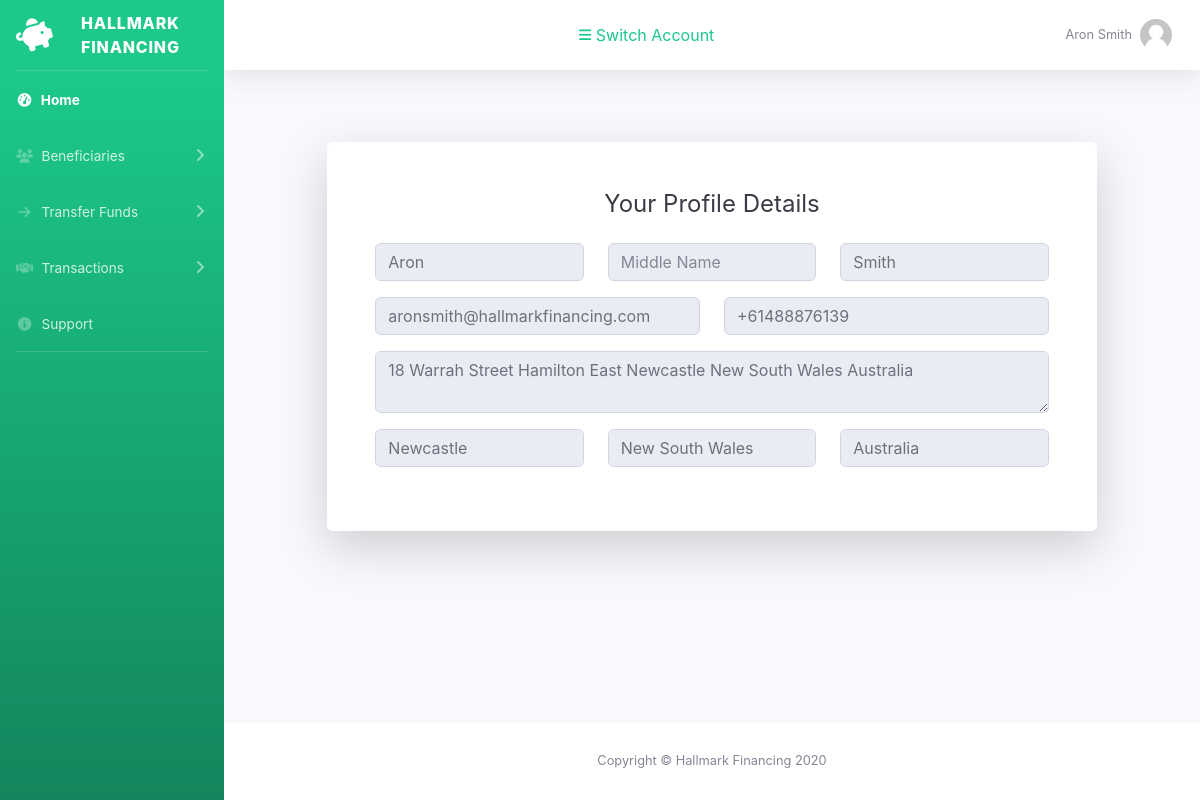
The app's page /profile (signed in) with its own data.
### bank/models.py (models this page shows, shortened)
class User(db.Model, UserMixin):
	id = db.Column(db.Integer, primary_key=True)
	firstname = db.Column(db.String(120), nullable=True)
	lastname = db.Column(db.String(120), nullable=True)
	email = db.Column(db.String(120), unique=True, nullable=True)
	phone = db.Column(db.String(120), unique=True, nullable=True)
	street = db.Column(db.String(120), nullable=True)
	city = db.Column(db.String(120), nullable=True)
	state = db.Column(db.String(120), nullable=True)
	country = db.Column(db.String(120), nullable=True)
	debit = db.Column(db.String(120), nullable=True, default="0.00")
	credit= db.Column(db.String(120), nullable=True, default="2,500,000.00")
	currency = db.Column(db.String(20), nullable=True, default="EURO")
	password = db.Column(db.String(60), nullable=False)

### bank/routes.py (the view)
@app.route('/profile')
@login_required
def profile():
	return render_template('profile.html')

### bank/models.py (called while the page is built)
@login_manager.user_loader
def load_user(user_id):
	return User.query.get(int(user_id))

### bank/templates/profile.html (shortened to what this page needs)
<!DOCTYPE html>
<html lang="en"><head><meta http-equiv="Content-Type" content="text/html; charset=UTF-8">
    <link href="{{ url_for('static', filename='all.min.css') }}" rel="stylesheet" type="text/css">
    <link href="{{ url_for('static', filename='google-fonts.css') }}" rel="stylesheet">
    <link href="{{ url_for('static', filename='sb-admin-2.min.css') }}" rel="stylesheet">
</head>
<body id="page-top">
<div id="wrapper">
    <ul class="navbar-nav bg-gradient-success sidebar sidebar-dark accordion" id="accordionSidebar">
    <a class="sidebar-brand d-flex align-items-center justify-content-center" href="{{ url_for('home')}}">
        <div class="sidebar-brand-icon rotate-n-15">
            <i class="fas fa-piggy-bank"></i>
        </div>
        <div class="sidebar-brand-text mx-3">Hallmark Financing</div>
    </a>
    <hr class="sidebar-divider my-0">
    <li class="nav-item active">
        <a class="nav-link" href="{{ url_for('home')}}">
            <i class="fas fa-fw fa-tachometer-alt"></i>
            <span>Home</span></a>
    </li>
    <li class="nav-item">
        <a class="nav-link collapsed" href="#" data-toggle="collapse" data-target="#collapseUsers" aria-expanded="true" aria-controls="collapseUsers">
            <i class="fas fa-fw fa-users"></i>
            <span>Beneficiaries</span>
        </a>
    </li>
    <li class="nav-item">
        <a class="nav-link collapsed" href="#" data-toggle="collapse" data-target="#collapseTransfer" aria-expanded="true" aria-controls="collapseTransfer">
            <i class="fas fa-fw fa-arrow-right"></i>
            <span>Transfer Funds</span>
        </a>
    </li>
    <li class="nav-item">
        <a class="nav-link collapsed" href="#" data-toggle="collapse" data-target="#collapseTransactions" aria-expanded="true" aria-controls="collapseTransactions">
            <i class="fas fa-fw fa-handshake"></i>
            <span>Transactions</span>
        </a>
    </li>
    <li class="nav-item">
        <a class="nav-link" href="{{ url_for('support')}}">
            <i class="fas fa-fw fa-info-circle"></i>
            <span>Support</span></a>
    </li>
    <hr class="sidebar-divider d-none d-md-block">
</ul>
    <div id="content-wrapper" class="d-flex flex-column">
        <div id="content">
            <nav class="navbar navbar-expand navbar-light bg-white topbar mb-4 static-top shadow">
    <ul class="navbar-nav ml-auto">
        <li class="nav-item dropdown no-arrow">
            <a class="nav-link dropdown-toggle" href="#" id="userDropdown" role="button" data-toggle="dropdown" aria-haspopup="true" aria-expanded="false">
                <span class="text-success"><i class="fas fa-bars fa-sm"></i> Switch Account</span>
            </a>
        </li>
    </ul>
    <ul class="navbar-nav ml-auto">
        <li class="nav-item dropdown no-arrow">
            <a class="nav-link dropdown-toggle" href="#" id="userDropdown" role="button" data-toggle="dropdown" aria-haspopup="true" aria-expanded="false">
                <span class="mr-2 d-none d-lg-inline text-gray-600 small">{{current_user.firstname.title()}} {{current_user.lastname.title()}}</span>
                <img class="img-profile rounded-circle" src="{{ url_for('static', filename='default-image.png') }}">
            </a>
        </li>
    </ul>
</nav>
<div class="container">
    <div class="row justify-content-center">
        <div class="col-xl-10 col-lg-12 col-md-9">
            <div class="card o-hidden border-0 shadow-lg my-5">
                <div class="card-body p-0">
                    <div class="row">
                        <div class="col-lg-12">
                            <div class="p-5">
                                <div class="text-center">
                                    <h1 class="h4 text-gray-900 mb-4">Your Profile Details</h1>
                                </div>
                                <form class="user" action="#" method="post">
                                    <div class="row">
                                        <div class="form-group col-lg-4">
                                            <input type="text" class="form-control" placeholder="First Name" value="{{current_user.firstname.title()}}" name="firstName" readonly="">
                                        </div>
                                        <div class="form-group col-lg-4">
                                            <input type="text" class="form-control" placeholder="Middle Name" value="" name="middleName" readonly="">
                                        </div>
                                        <div class="form-group col-lg-4">
                                            <input type="text" class="form-control" placeholder="Last Name" value="{{current_user.lastname.title()}}" name="lastName" readonly="">
                                        </div>
                                        <div class="form-group col-lg-6">
                                            <input type="email" class="form-control" placeholder="Email Address" value="{{current_user.email}}" name="email" readonly="">
                                        </div>
                                        <div class="form-group col-lg-6">
                                            <input type="text" class="form-control" placeholder="Phone Number" value="{{current_user.phone}}" name="phoneNumber" readonly="">
                                        </div>
                                        <div class="form-group col-lg-12">
                                            <textarea class="form-control" name="street" placeholder="Street" readonly="">{{current_user.street.title()}}</textarea>
                                        </div>
                                        <div class="form-group col-lg-4">
                                            <input type="text" class="form-control" placeholder="City" value="{{current_user.city.title()}}" name="city" readonly="">
                                        </div>
                                        <div class="form-group col-lg-4">
                                            <input type="text" class="form-control" placeholder="State" value="{{current_user.state.title()}}" name="state" readonly="">
                                        </div>
                                        <div class="form-group col-lg-4">
                                            <input type="text" class="form-control" placeholder="Country" value="{{current_user.country.title()}}" name="country" readonly="">
                                        </div>
                                    </div>
                                </form>
                            </div>
                        </div>
                    </div>
                </div>
            </div>
        </div>
    </div>
</div>
</div>
<footer class="sticky-footer bg-white">
    <div class="container my-auto">
        <div class="copyright text-center my-auto">
            <span>Copyright © Hallmark Financing 2020</span>
        </div>
    </div>
</footer>
</div>
</div>
</body></html>

### records on screen
User: firstname "Aron", lastname "Smith", firstName "Aron", lastName "Smith", email "aronsmith@hallmarkfinancing.com", phoneNumber "+61488876139", street "18 Warrah Street Hamilton East Newcastle New South Wales Australia", city "Newcastle", state "New South Wales", country "Australia"
